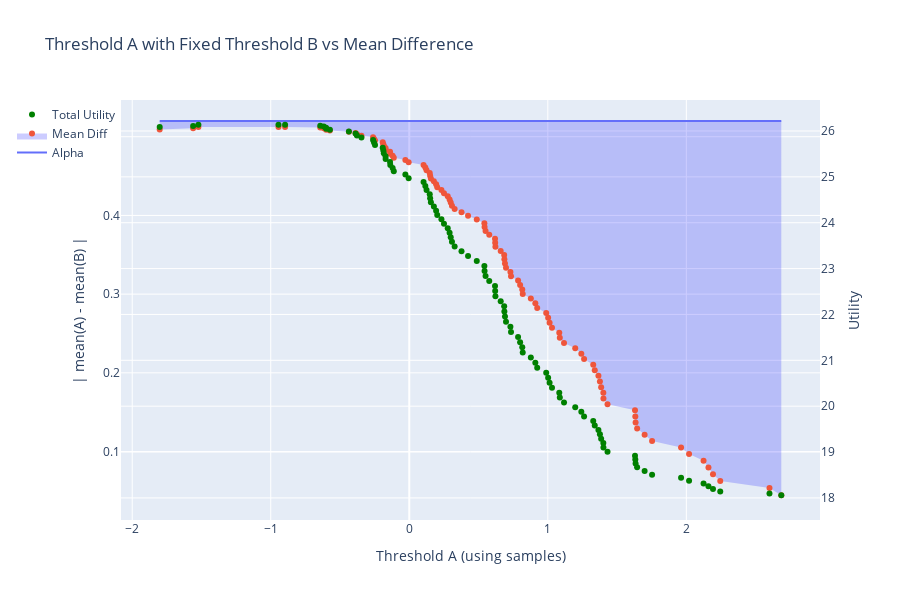

Notebook code for this chart:
### Code cell
# Experiment 2
from experiment_2 import experiment_2
test_alpha = 0.52
ex2a, ex2b = experiment_2(a, b, u_plus, u_minus, c_plus, c_minus, test_alpha, w_a, w_b, thresh_B, a, alphas)
ex2a.update_layout(
    xaxis_title ='Threshold A (using samples)'
)
ex2a.show()
#ex2b.show()

trace1 = ex2a.data[1]
trace2 = ex2a.data[2]
mean_diffs = dict(zip(trace1.x, trace1.y))
utilities = dict(zip(trace2.x, trace2.y))

y_thresh_A = np.array(y_thresh_A)
y_thresh_B = np.array(y_thresh_B)
x_alphas = np.array(x_alphas)
indices = np.where(y_thresh_A < y_thresh_B)[0]
test_alphas  = x_alphas[indices]
print(test_alphas)
#test_alphas = np.arange(0.54, 0.63, 0.01)
results = []

for test_alpha in test_alphas:
    # Filter mean_diffs under current threshold
    filtered = {k: v for k, v in mean_diffs.items() if v < test_alpha}

    # Find before and after keys
    before_keys = [k for k in filtered if k < 0]
    after_keys = [k for k in filtered if k > 0]

    before = max(before_keys) if before_keys else None
    after = min(after_keys) if after_keys else None

    if before is not None and after is not None:
        # Prepare data
        utility_before = utilities[before]
        utility_after = utilities[after]
        utility_diff = np.abs(utility_after - utility_before)

        # Build vertical block
        block = pd.DataFrame([
            {
                'Test Alpha': round(test_alpha, 3),
                'Side': 'Negative',
                'Threshold': before,
                'Mean Difference': mean_diffs[before],
                'Utility': utility_before
            },
            {
                'Test Alpha': round(test_alpha, 3),
                'Side': 'Positive',
                'Threshold': after,
                'Mean Difference': mean_diffs[after],
                'Utility': utility_after
            },
            {
                'Test Alpha': round(test_alpha, 3),
                'Side': 'Δ Utility',
                'Threshold': '',
                'Mean Difference': '',
                'Utility': utility_diff
            }
        ])

        print(block.to_string(index=False))
        print("--------")
